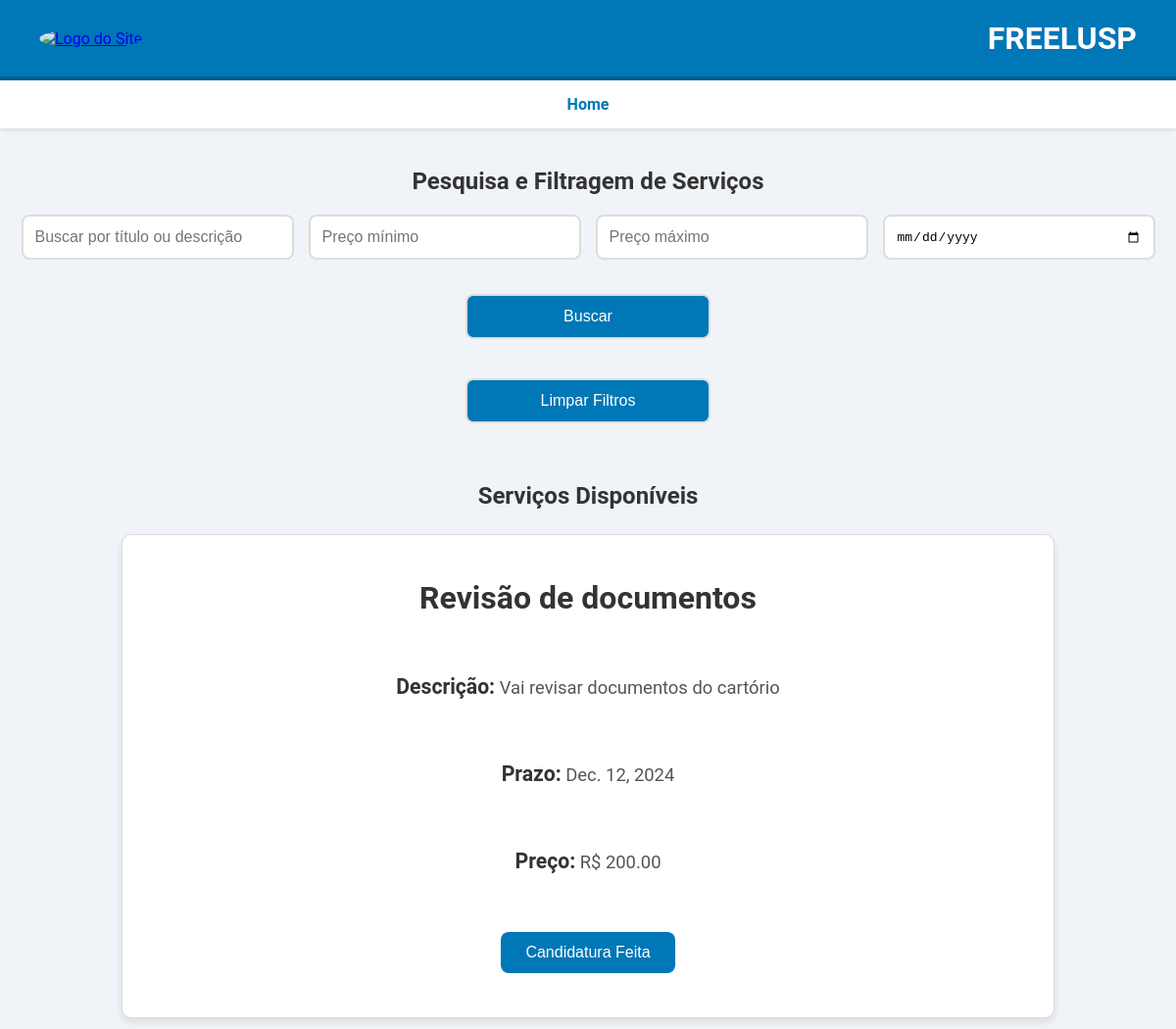
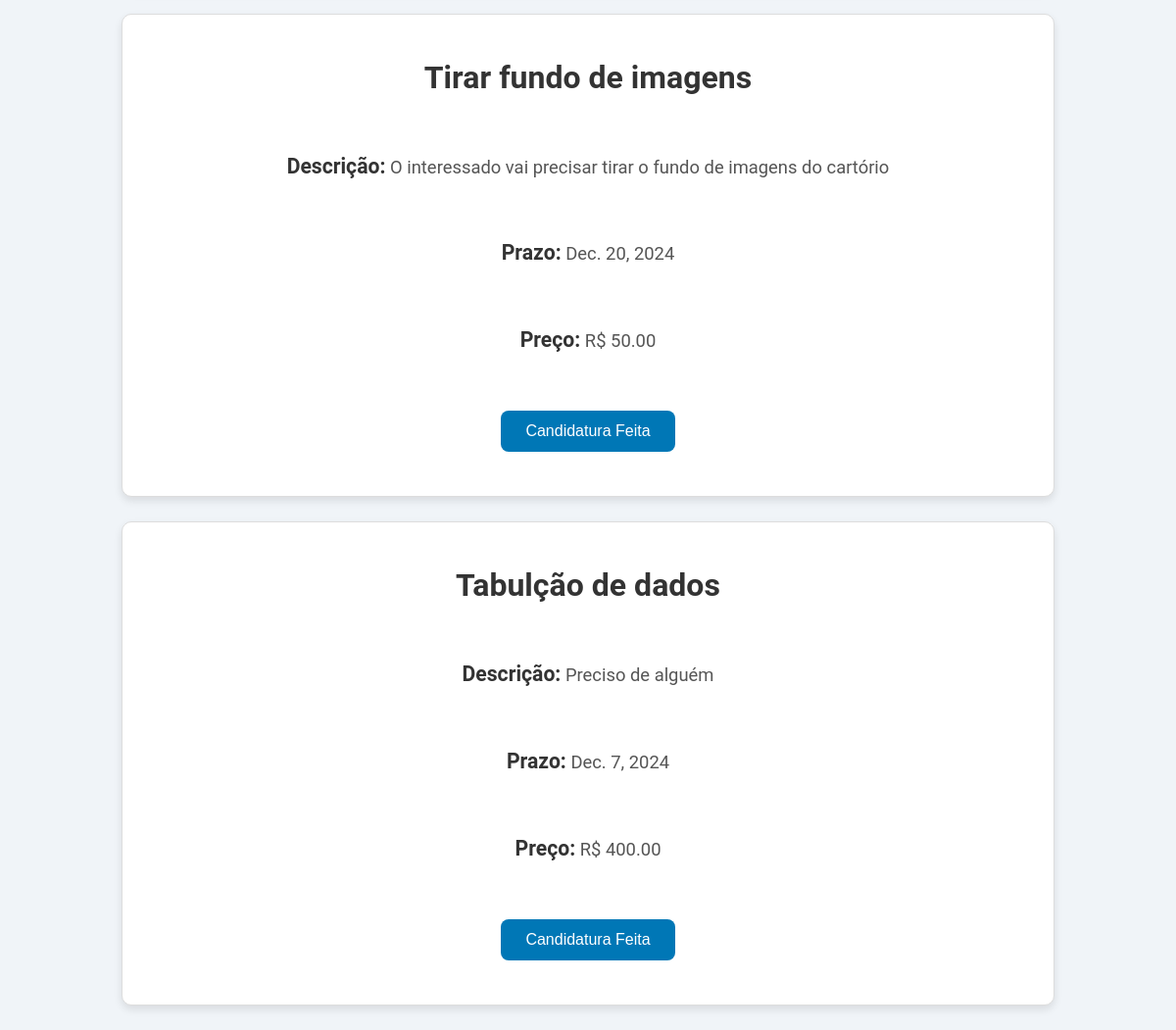
The page /servicos/ (signed in) on the database its author committed (2 pictures, top to bottom).
### meu_app/models.py (models this page shows, shortened)
class Servico(models.Model):
    titulo = models.CharField(max_length=100)
    descricao = models.TextField()
    prazo = models.DateField()
    preco = models.DecimalField(max_digits=10, decimal_places=2)
    empresa = models.ForeignKey(Empresa, on_delete=models.CASCADE, related_name='servicos')

### meu_app/views.py (the view)
# urls.py: path('servicos/', views.servicos, name='servicos'),
@login_required
def servicos(request):
    if not request.user.is_student:
        return redirect('home')
    query = request.GET.get('q')
    preco_min = request.GET.get('preco_min')
    preco_max = request.GET.get('preco_max')
    prazo_max = request.GET.get('prazo_max')
    servicos = Servico.objects.all()
    if query:
        servicos = servicos.filter(
            Q(titulo__icontains=query) |
            Q(descricao__icontains=query)
        )
    if preco_min:
        servicos = servicos.filter(preco__gte=preco_min)
    if preco_max:
        servicos = servicos.filter(preco__lte=preco_max)
    if prazo_max:
        servicos = servicos.filter(prazo__gte=prazo_max)
    user = request.user
    servicos_info = []
    for servico in servicos:
        ja_candidatado = servico.candidatura_set.filter(aluno=user.aluno).exists()
        servicos_info.append({
            'servico': servico,
            'ja_candidatado': ja_candidatado
        })
    return render(request, 'meu_app/servicos.html', {'servicos_info': servicos_info})

### meu_app/templates/meu_app/servicos.html (shortened to what this page needs)
{% extends 'base.html' %}
{% block content %}
<nav>
    <ul>
        <li><a href="{% url 'servicos' %}">Home</a></li>
    </ul>
</nav>
<div class="filter-container">
    <h2>Pesquisa e Filtragem de Serviços</h2>
    <form method="get" action="{% url 'servicos' %}">
        <input type="text" name="q" placeholder="Buscar por título ou descrição" value="{{ request.GET.q }}">
        <input type="number" name="preco_min" placeholder="Preço mínimo" value="{{ request.GET.preco_min }}">
        <input type="number" name="preco_max" placeholder="Preço máximo" value="{{ request.GET.preco_max }}">
        <input type="date" name="prazo_max" placeholder="Prazo máximo" value="{{ request.GET.prazo_max }}">
        <button type="submit">Buscar</button>
    </form>
    <form action="{% url 'servicos' %}">
        <button type="submit" class="clear-filters-button">Limpar Filtros</button>
    </form>
</div>
<h2 class="section-title">Serviços Disponíveis</h2>
<div class="servicos-list">
    {% for servico_info in servicos_info %}
    <div class="servicos-container">
        <h3>{{ servico_info.servico.titulo }}</h3>
        <p><strong>Descrição:</strong> {{ servico_info.servico.descricao }}</p>
        <p><strong>Prazo:</strong> {{ servico_info.servico.prazo }}</p>
        <p><strong>Preço:</strong> R$ {{ servico_info.servico.preco }}</p>
        {% if servico_info.ja_candidatado %}
            <button disabled class="disabled-button">Candidatura Feita</button>
        {% else %}
            <form action="{% url 'candidatar_servico' servico_info.servico.id %}" method="post">
                {% csrf_token %}
                <textarea name="mensagem" placeholder="Mensagem opcional" class="mensagem-textarea"></textarea>
                <button type="submit" class="primary-button">Candidatar-se</button>
            </form>
        {% endif %}
    </div>
    {% empty %}
    <p class="no-results">Nenhum serviço disponível no momento.</p>
    {% endfor %}
</div>
{% endblock %}

### meu_app/static/css/styles.css (style rules this page uses)
body { font-family: 'Roboto', Arial, sans-serif; margin: 0; padding: 0; background-color: #f0f4f8; color: #333; }
nav { display: flex; justify-content: center; background-color: #fff; padding: 15px 0; box-shadow: 0 2px 4px rgba(0, 0, 0, 0.1); }
nav ul { list-style: none; display: flex; gap: 25px; padding: 0; margin: 0; }
nav ul li a { text-decoration: none; color: #0077b6; font-weight: 600; transition: color 0.3s ease, transform 0.3s ease; }
h1, h2, h3, p { text-align: center; margin: 20px 0; }
p { font-size: 1.15em; max-width: 900px; margin: 20px auto; line-height: 1.6; color: #555; }
button { display: block; margin: 20px auto; padding: 12px 35px; background-color: #0077b6; color: #fff; font-size: 1.1em; border: none; border-radius: 8px; cursor: pointer; transition: background-color 0.3s ease, transform 0.3s ease; }
.filter-container { text-align: center; margin: 40px 0; }
.filter-container form { display: inline-flex; gap: 15px; flex-wrap: wrap; justify-content: center; }
.filter-container input, .filter-container button { padding: 12px; border: 2px solid #ddd; border-radius: 8px; font-size: 1em; width: 250px; }
.filter-container button { background-color: #0077b6; color: #fff; cursor: pointer; transition: background-color 0.3s ease; }
.clear-filters-button { background-color: #f44336; color: white; padding: 12px 20px; border-radius: 8px; cursor: pointer; transition: background-color 0.3s ease; }
.candidato-bloco, .servicos-container { border: 1px solid #ddd; padding: 25px; margin: 25px auto; background-color: #fff; border-radius: 10px; box-shadow: 0 4px 8px rgba(0, 0, 0, 0.1); max-width: 900px; display: flex; flex-direction: column; gap: 15px; }
.candidato-bloco strong, .servicos-container strong { font-weight: 600; font-size: 1.15em; color: #333; }
.candidato-bloco button, .servicos-container button { align-self: center; background-color: #0077b6; color: #fff; padding: 12px 25px; font-size: 1em; border-radius: 8px; cursor: pointer; transition: background-color 0.3s ease; }
.servicos-container h3 { text-align: center; font-size: 2em; font-weight: 700; color: #333; margin-bottom: 20px; }
input, select, textarea { padding: 12px; border: 1px solid #ddd; border-radius: 5px; font-size: 1em; width: 100%; }

### rows shown on the page
Servico: servico.titulo "Revisão de documentos", servico.descricao "Vai revisar documentos do cartório", servico.prazo "Dec. 12, 2024", servico.preco "200.00"
Servico: servico.titulo "Tirar fundo de imagens", servico.descricao "O interessado vai precisar tirar o fundo de imagens do cartório", servico.prazo "Dec. 20, 2024", servico.preco "50.00"
Servico: servico.titulo "Tabulção de dados", servico.descricao "Preciso de alguém", servico.prazo "Dec. 7, 2024", servico.preco "400.00"
